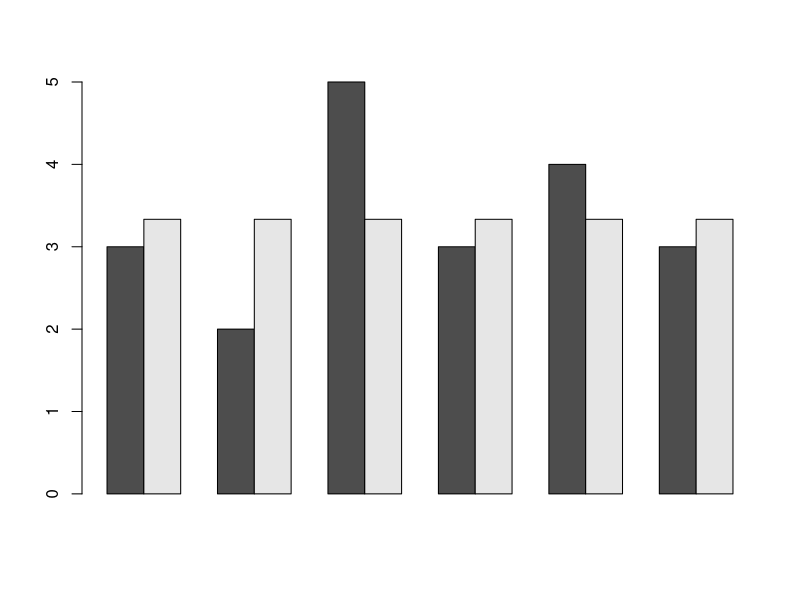
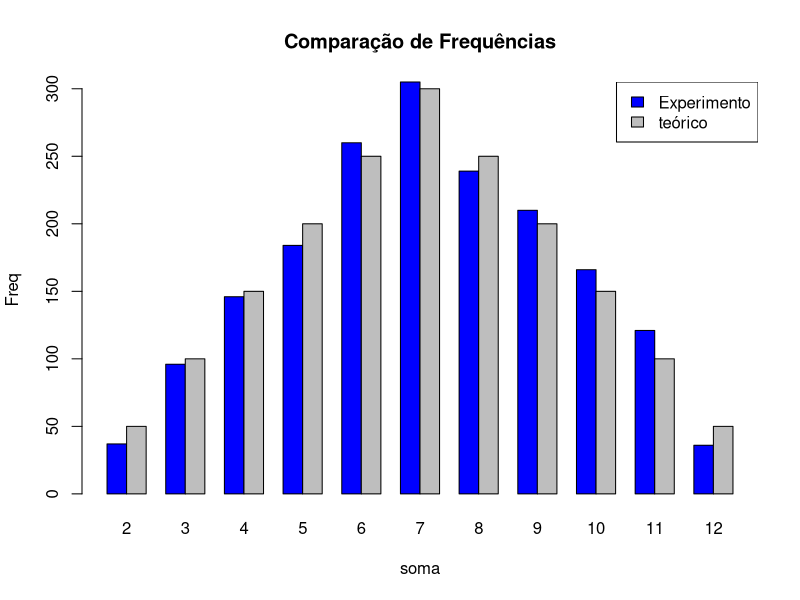
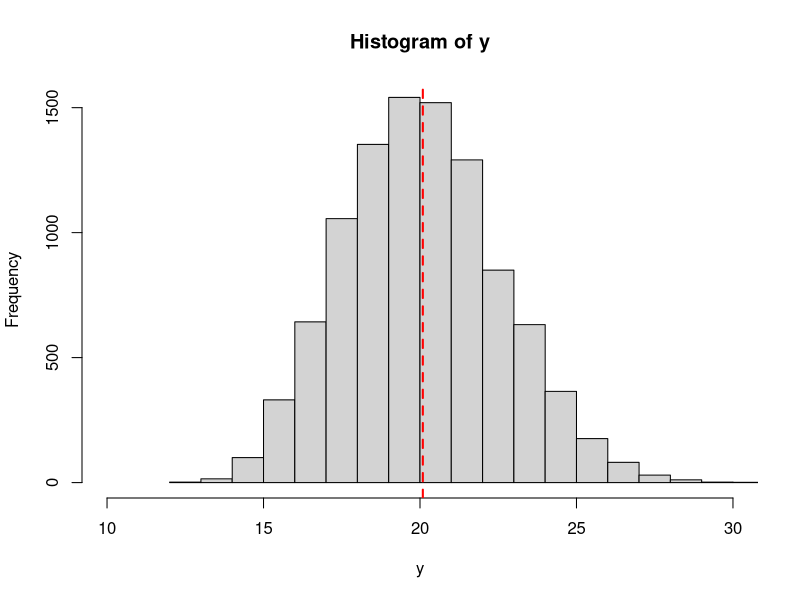
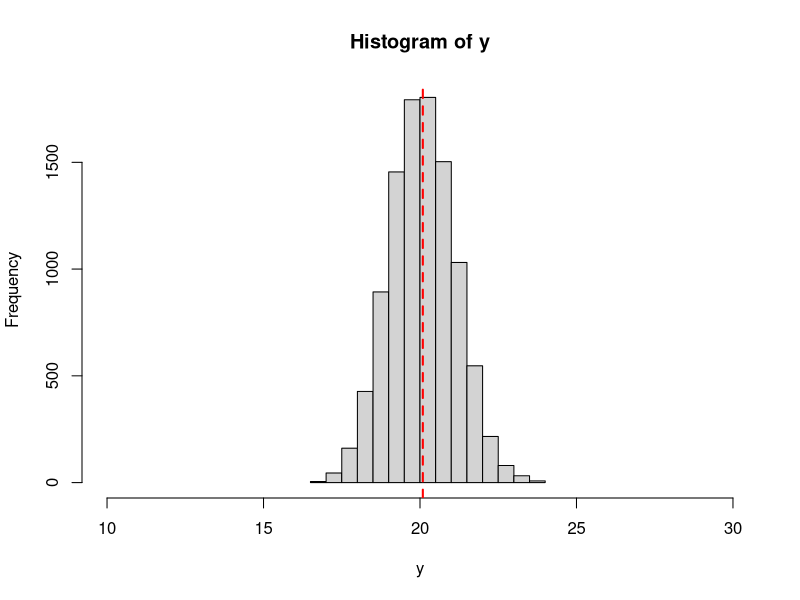
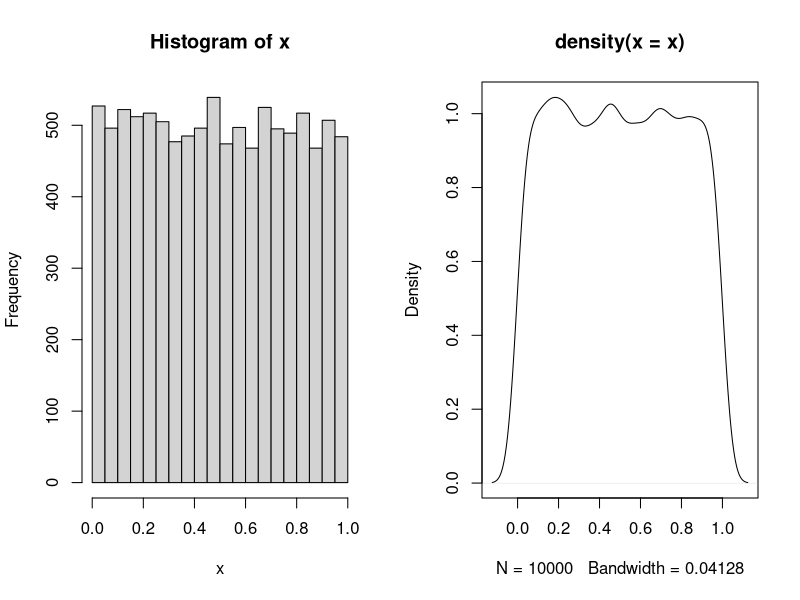
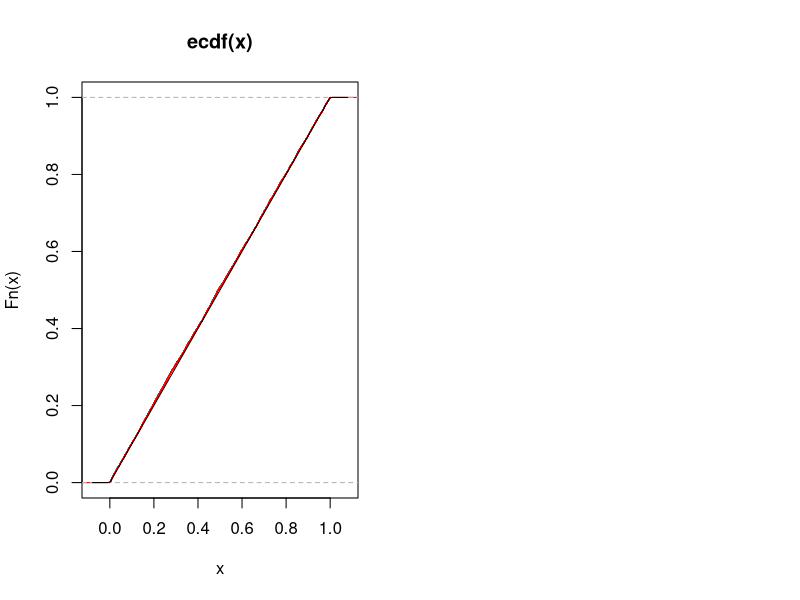

R code for these plots, in order:
## ---- chunk 1
sample(45,5)
## ---- chunk 2
moeda <- c("k","c")
sample(moeda,10, replace = T)
## ---- chunk 3
paste(sample(0:9, 4, replace = TRUE), collapse = "")

## ---- chunk 4
sample(1:20, 3, replace = FALSE)
## ---- chunk 5
help(sample)
## ---- chunk 6
dado <- 1:6
sample(dado,1)
## ---- chunk 7
lanc_20 <- sample(dado, 20, replace = TRUE); lanc_20
## ---- chunk 8
freq <- table(lanc_20); freq
## ---- chunk 9
esperado <- rep(20/6,6)

resultados <- rbind(as.numeric(freq),esperado)

barplot(resultados, beside = TRUE)


## ---- chunk 10
lanc_dado <- function(qtd_lanc) {
  
  resultados <- sample(1:6,qtd_lanc,replace = T)
  
  freq <-  table(factor(resultados, levels = 1:6))
  
  prop <-  freq/qtd_lanc
  
  prop_esp <- sum((prop - rep(1/6,6))**2)
  
  desvio_perc <- sqrt(prop_esp) * 100
  
   
  cat("Quantidade de lançamentos:", qtd_lanc, "\n\n")
  
  cat("Frequências observadas:\n")
  print(freq)
  
  cat("\nProporções observadas:\n")
  print(round(prop, 4))
  
  cat("Desvio quadrático das proporções em relação ao esperado:", round(prop_esp, 6), desvio_perc, "\n")
  
  
  cat("Resultado do teste qui-quadrado:\n")
  print(chisq.test(freq, p = rep(1/6, 6)))
  
}
lanc_dado(12)
lanc_dado(60)
lanc_dado(120)
lanc_dado(600)
lanc_dado(12000)
lanc_dado(600000)

## ---- chunk 11
dado_1 <- sample(1:6,1800,replace = T)
dado_2 <- sample(1:6,1800,replace = T)

sum_dado <-  dado_1 +dado_2
## ---- chunk 12
dado_1 <- sample(1:6,1800,replace = T)
dado_2 <- sample(1:6,1800,replace = T)

sum_dado <-  table(dado_1 +dado_2)



soma_dados <- table(outer(1:6, 1:6, FUN = "+"))/36*1800

# Combinar as tabelas
tabelas <- rbind(as.numeric(sum_dado), as.numeric(soma_dados))

# Desenhar o gráfico
barplot(tabelas,
        beside = TRUE,
        col = c("blue", "grey"),
        names.arg = names(sum_dado),
        main = "Comparação de Frequências",
        xlab = "soma",
        ylab = "Freq")

legend("topright", legend = c("Experimento", "teórico"), fill = c("blue", "grey"))

## ---- chunk 13
mtcars
## ---- chunk 14
linhas <- sample(1:nrow(mtcars),5)

amostra <- mtcars[linhas,]
## ---- chunk 15
mean(amostra$mpg)

mean(mtcars$mpg)
## ---- chunk 16
ams <- function(n){
  
  med_ams <- numeric(n)
  
  
  for (i in 1:n){
    linhas <- sample(1:nrow(mtcars),5)
  
    amostra <- mtcars[linhas,]
  
    med_ams[i] <- mean(amostra$mpg)
    
  }
  
  return(med_ams)
}

y <- ams(10000)

hist(y, xlim=c(10,30))
abline(v =mean(mtcars$mpg) , col = "red", lwd = 2, lty = 2) 

## ---- chunk 17

ams <- function(n){
  
  med_ams <- numeric(n)
  
  
  for (i in 1:n){
    linhas <- sample(1:nrow(mtcars),nrow(mtcars), replace = T)
  
    amostra <- mtcars[linhas,]
  
    med_ams[i] <- mean(amostra$mpg)
    
  }
  
  return(med_ams)
}


y <- ams(10000)

hist(y, xlim=c(10,30))
abline(v =mean(mtcars$mpg) , col = "red", lwd = 2, lty = 2) 



## ---- chunk 18
args(runif)

## ---- chunk 19
y1 <- runif(10)
y1
## ---- chunk 20
y2 <- runif(10)

y1;y2
## ---- chunk 21
x <- runif(10000)
par(mfrow = c(1, 2))

hist(x)
plot(density(x))

## ---- chunk 22
ecdf_valores <- ecdf(x)

plot(ecdf_valores, col = 'red')
curve(punif(x), add = T)
## ---- chunk 23
x <- runif(8,4,10)

y <- runif(8)*6 + 4

y

## ---- chunk 24
ifelse(runif(10)<0.5,"k","c")


## ---- chunk 25

floor(runif(10,1,7))

## ---- chunk 26
X <- ifelse(runif(20)<0.5,"k","c"); X
## ---- chunk 27
mean(X == "k")
## ---- chunk 28
Y <-  floor(runif(30,1,7)) ; Y
## ---- chunk 29
table(Y)
